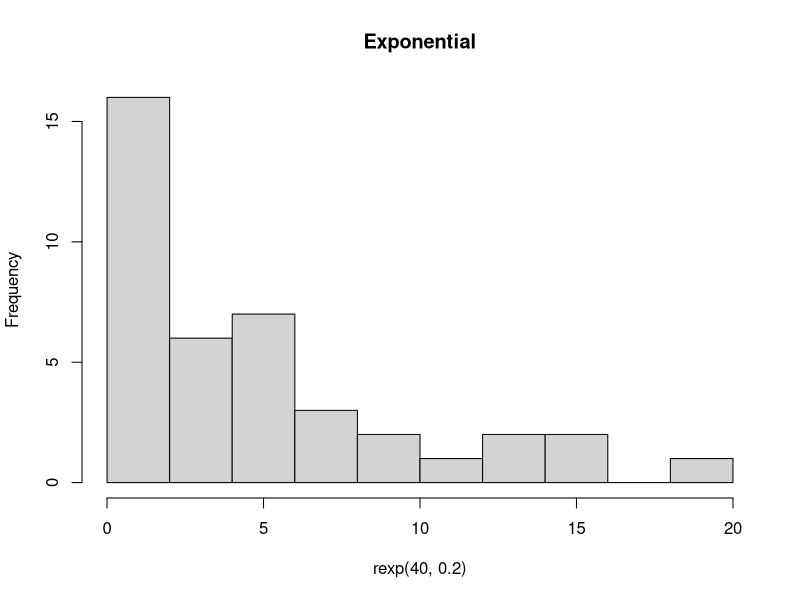
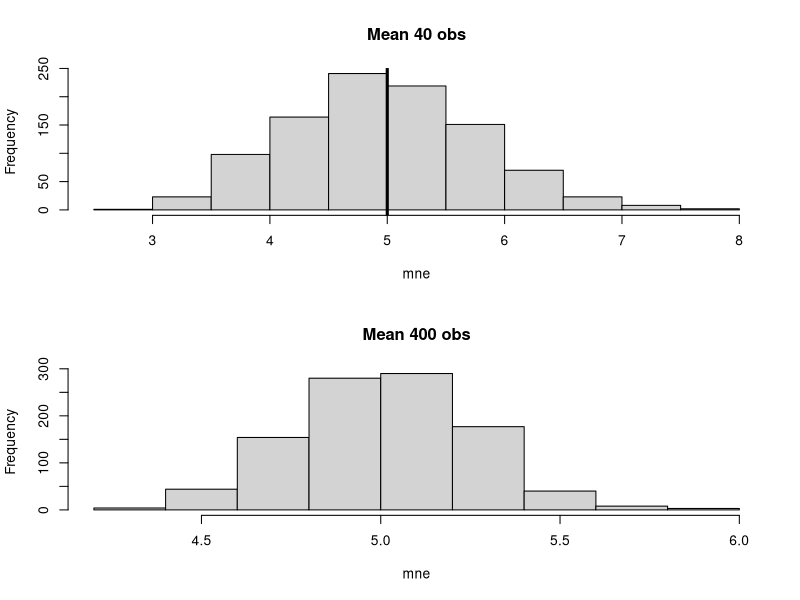
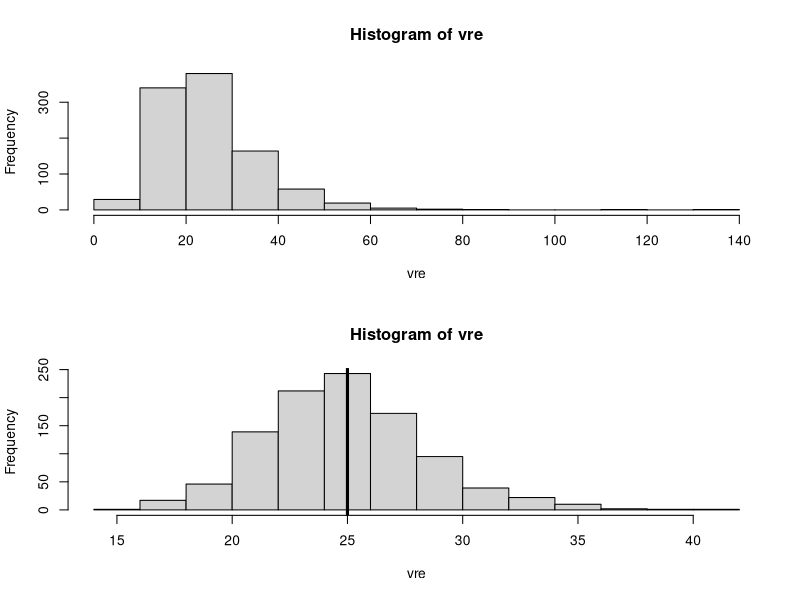
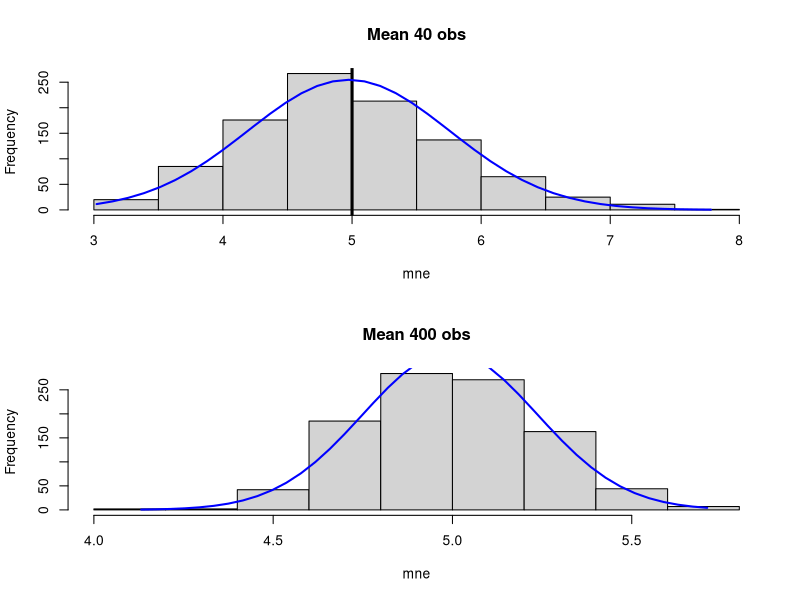

Here is the R script that generated these plots, in order:
## ---- chunk 1
hist(rexp(40, 0.2), main="Exponential")
## ---- chunk 2
layout(matrix(c(1,1,2,2), 2, 2, byrow = TRUE))
mne = NULL
for (i in 1 : 1000) mne = c(mne, mean(rexp(40, 0.2)))
hist(mne, main ="Mean 40 obs")
abline(v=5,lwd=3)

mne = NULL
for (i in 1 : 1000) mne = c(mne, mean(rexp(400, 0.2)))
hist(mne, main ="Mean 400 obs")
abline(v=25,lwd=3)

## ---- chunk 3
layout(matrix(c(1,1,2,2), 2, 2, byrow = TRUE))
vre = NULL
for (i in 1 : 1000) vre = c(vre, var(rexp(40, 0.2)))
hist(vre)

vre = NULL
for (i in 1 : 1000) vre = c(vre, var(rexp(400, 0.2)))
hist(vre)

abline(v=25,lwd=3)
## ---- chunk 4
layout(matrix(c(1,1,2,2), 2, 2, byrow = TRUE))
mne = NULL
for (i in 1 : 1000) mne = c(mne, mean(rexp(40, 0.2)))
h<-hist(mne, main ="Mean 40 obs")
abline(v=5,lwd=3)
x<-mne
xfit<-seq(min(x),max(x),length=40) 
yfit<-dnorm(xfit,mean=mean(x),sd=sd(x)) 
yfit <- yfit*diff(h$mids[1:2])*length(x) 
lines(xfit, yfit, col="blue", lwd=2)

mne = NULL
for (i in 1 : 1000) mne = c(mne, mean(rexp(400, 0.2)))
h<-hist(mne, main ="Mean 400 obs")
abline(v=25,lwd=3)

x<-mne
xfit<-seq(min(x),max(x),length=40) 
yfit<-dnorm(xfit,mean=mean(x),sd=sd(x)) 
yfit <- yfit*diff(h$mids[1:2])*length(x) 
lines(xfit, yfit, col="blue", lwd=2)

